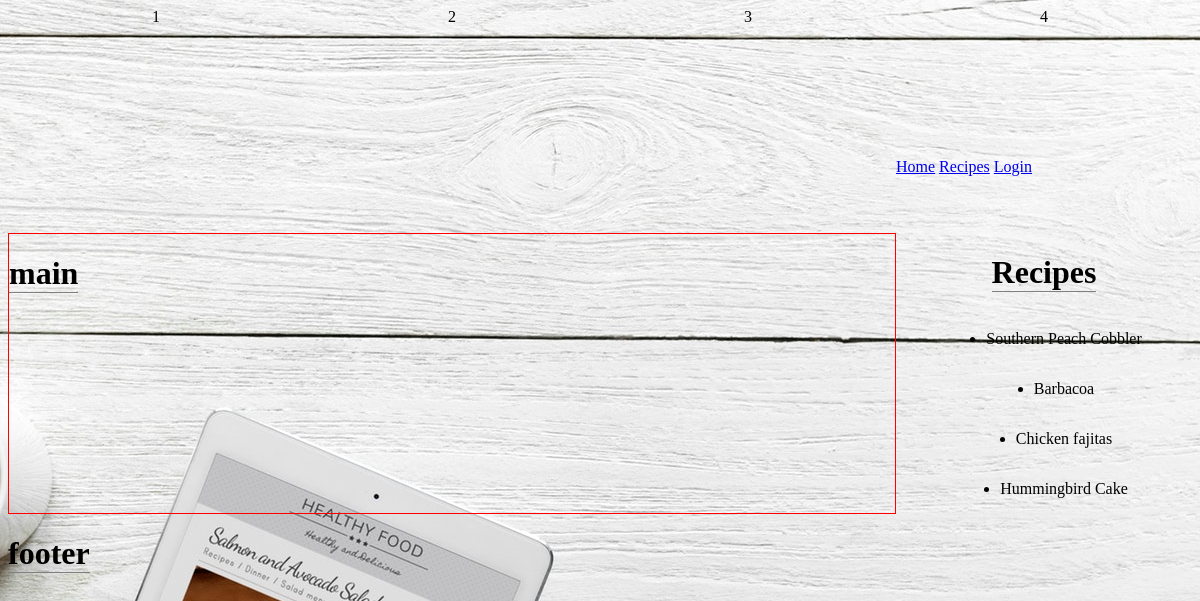
The page / on the database its author committed.
### recipe/models.py (models this page shows, shortened)
class Recipe(models.Model):
    recipe_title = models.CharField(max_length=200)
    recipe_instructions = models.TextField()
    recipe_author = models.CharField(max_length=200)
    recipe_video = models.FileField(upload_to='uploads/', default=None)
    recipe_rate = models.IntegerField(default=0)
    recipe_feeds = models.CharField(max_length=200)
    recipe_type = models.CharField(max_length=200)
    recipe_category = models.CharField(max_length=200)
    pub_date = models.DateTimeField(auto_now=False, auto_now_add=True)
    recipe_img = models.FileField(upload_to='uploads/', default=None)
    objects = RecipeManager()

### recipe/views.py (the view)
# urls.py: url(r'^$', views.index),
def index(request):
    context = {
        'recipes': Recipe.objects.all(),
    }
    return render(request, 'recipe/index.html', context)

### recipe/templates/recipe/index.html
{% extends 'recipe/base.html' %}
{% block content %}
  <main>
    <h1>main</h1>
  </main>
  <div class="rtSidebar">
    <h1>Recipes</h1>
    {% for recipe in recipes %}
    <ul>
      <li>{{ recipe.recipe_title }}</li>
    </ul>
    {% endfor %}
  </div>
{% endblock %}

### recipe/static/recipe/styles_4.css (style rules this page uses)
body { background-image: url('images/show_bg.jpeg'); background-attachment: fixed; background-repeat: none; background-position: center; }
main { border: 1px solid red; grid-area: main; grid-row: span 2; }
h1 { display: inline-block; border-bottom: solid 1px grey; }
.rtSidebar { grid-area: rtSidebar; grid-row: span 2; display: grid; justify-items: center; }

### rows shown on the page
Recipe: recipe_title "Southern Peach Cobbler"
Recipe: recipe_title "Barbacoa"
Recipe: recipe_title "Chicken fajitas"
Recipe: recipe_title "Hummingbird Cake"
